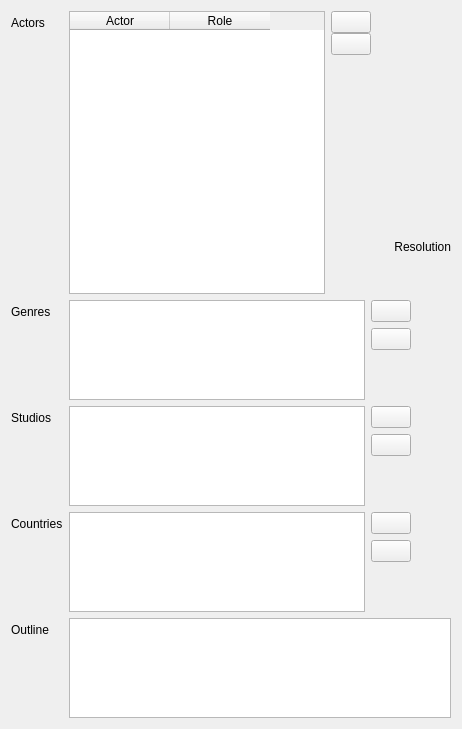
          <widget class="QWidget" name="tab_2">
           <attribute name="title">
            <string>Extended</string>
           </attribute>
           <layout class="QVBoxLayout" name="verticalLayout_3">
            <item>
             <layout class="QFormLayout" name="formLayout_2">
              <property name="fieldGrowthPolicy">
               <enum>QFormLayout::ExpandingFieldsGrow</enum>
              </property>
              <property name="rowWrapPolicy">
               <enum>QFormLayout::WrapLongRows</enum>
              </property>
              <item row="3" column="1">
               <layout class="QHBoxLayout" name="horizontalLayout_4" stretch="1,0,0">
                <item>
                 <widget class="QTableWidget" name="genres">
                  <property name="maximumSize">
                   <size>
                    <width>300</width>
                    <height>100</height>
                   </size>
                  </property>
                  <property name="editTriggers">
                   <set>QAbstractItemView::DoubleClicked</set>
                  </property>
                  <property name="showGrid">
                   <bool>false</bool>
                  </property>
                  <attribute name="horizontalHeaderVisible">
                   <bool>false</bool>
                  </attribute>
                  <attribute name="horizontalHeaderStretchLastSection">
                   <bool>true</bool>
                  </attribute>
                  <attribute name="verticalHeaderVisible">
                   <bool>false</bool>
                  </attribute>
                  <column>
                   <property name="text">
                    <string>Genre</string>
                   </property>
                  </column>
                 </widget>
                </item>
                <item>
                 <layout class="QVBoxLayout" name="verticalLayout_2">
                  <item>
                   <widget class="QPushButton" name="buttonAddGenre">
                    <property name="toolTip">
                     <string>Add Genre</string>
                    </property>
                    <property name="text">
                     <string/>
                    </property>
                    <property name="icon">
                     <iconset resource="../MediaElch.qrc">
                      <normaloff>:/img/plus.png</normaloff>:/img/plus.png</iconset>
                    </property>
                   </widget>
                  </item>
                  <item>
                   <widget class="QPushButton" name="buttonRemoveGenre">
                    <property name="toolTip">
                     <string>Remove Genre</string>
                    </property>
                    <property name="text">
                     <string/>
                    </property>
                    <property name="icon">
                     <iconset resource="../MediaElch.qrc">
                      <normaloff>:/img/minus.png</normaloff>:/img/minus.png</iconset>
                    </property>
                   </widget>
                  </item>
                  <item>
                   <spacer name="verticalSpacer_2">
                    <property name="orientation">
                     <enum>Qt::Vertical</enum>
                    </property>
                    <property name="sizeHint" stdset="0">
                     <size>
                      <width>20</width>
                      <height>40</height>
                     </size>
                    </property>
                   </spacer>
                  </item>
                 </layout>
                </item>
                <item>
                 <spacer name="horizontalSpacer">
                  <property name="orientation">
                   <enum>Qt::Horizontal</enum>
                  </property>
                  <property name="sizeHint" stdset="0">
                   <size>
                    <width>40</width>
                    <height>20</height>
                   </size>
                  </property>
                 </spacer>
                </item>
               </layout>
              </item>
              <item row="3" column="0">
               <widget class="QLabel" name="label_17">
                <property name="text">
                 <string>Genres</string>
                </property>
               </widget>
              </item>
              <item row="4" column="1">
               <layout class="QHBoxLayout" name="horizontalLayout_5" stretch="1,0,0">
                <item>
                 <widget class="QTableWidget" name="studios">
                  <property name="maximumSize">
                   <size>
                    <width>300</width>
                    <height>100</height>
                   </size>
                  </property>
                  <property name="editTriggers">
                   <set>QAbstractItemView::DoubleClicked</set>
                  </property>
                  <property name="showGrid">
                   <bool>false</bool>
                  </property>
                  <attribute name="horizontalHeaderVisible">
                   <bool>false</bool>
                  </attribute>
                  <attribute name="horizontalHeaderStretchLastSection">
                   <bool>true</bool>
                  </attribute>
                  <attribute name="verticalHeaderVisible">
                   <bool>false</bool>
                  </attribute>
                  <column>
                   <property name="text">
                    <string>Studio</string>
                   </property>
                  </column>
                 </widget>
                </item>
                <item>
                 <layout class="QVBoxLayout" name="verticalLayout_7">
                  <item>
                   <widget class="QPushButton" name="buttonAddStudio">
                    <property name="toolTip">
                     <string>Add Studio</string>
                    </property>
                    <property name="text">
                     <string/>
                    </property>
                    <property name="icon">
                     <iconset resource="../MediaElch.qrc">
                      <normaloff>:/img/plus.png</normaloff>:/img/plus.png</iconset>
                    </property>
                   </widget>
                  </item>
                  <item>
                   <widget class="QPushButton" name="buttonRemoveStudio">
                    <property name="toolTip">
                     <string>Remove Studio</string>
                    </property>
                    <property name="text">
                     <string/>
                    </property>
                    <property name="icon">
                     <iconset resource="../MediaElch.qrc">
                      <normaloff>:/img/minus.png</normaloff>:/img/minus.png</iconset>
                    </property>
                   </widget>
                  </item>
                  <item>
                   <spacer name="verticalSpacer_3">
                    <property name="orientation">
                     <enum>Qt::Vertical</enum>
                    </property>
                    <property name="sizeHint" stdset="0">
                     <size>
                      <width>20</width>
                      <height>40</height>
                     </size>
                    </property>
                   </spacer>
                  </item>
                 </layout>
                </item>
                <item>
                 <spacer name="horizontalSpacer_2">
                  <property name="orientation">
                   <enum>Qt::Horizontal</enum>
                  </property>
                  <property name="sizeHint" stdset="0">
                   <size>
                    <width>40</width>
                    <height>20</height>
                   </size>
                  </property>
                 </spacer>
                </item>
               </layout>
              </item>
              <item row="4" column="0">
               <widget class="QLabel" name="label_18">
                <property name="text">
                 <string>Studios</string>
                </property>
               </widget>
              </item>
              <item row="6" column="1">
               <layout class="QHBoxLayout" name="horizontalLayout_6" stretch="1,0,0">
                <item>
                 <widget class="QTableWidget" name="countries">
                  <property name="maximumSize">
                   <size>
                    <width>300</width>
                    <height>100</height>
                   </size>
                  </property>
                  <property name="editTriggers">
                   <set>QAbstractItemView::DoubleClicked</set>
                  </property>
                  <property name="showGrid">
                   <bool>false</bool>
                  </property>
                  <attribute name="horizontalHeaderVisible">
                   <bool>false</bool>
                  </attribute>
                  <attribute name="horizontalHeaderStretchLastSection">
                   <bool>true</bool>
                  </attribute>
                  <attribute name="verticalHeaderVisible">
                   <bool>false</bool>
                  </attribute>
                  <column>
                   <property name="text">
                    <string>Country</string>
                   </property>
                  </column>
                 </widget>
                </item>
                <item>
                 <layout class="QVBoxLayout" name="verticalLayout_8">
                  <item>
                   <widget class="QPushButton" name="buttonAddCountry">
                    <property name="toolTip">
                     <string>Add Country</string>
                    </property>
                    <property name="text">
                     <string/>
                    </property>
                    <property name="icon">
                     <iconset resource="../MediaElch.qrc">
                      <normaloff>:/img/plus.png</normaloff>:/img/plus.png</iconset>
                    </property>
                   </widget>
                  </item>
                  <item>
                   <widget class="QPushButton" name="buttonRemoveCountry">
                    <property name="toolTip">
                     <string>Remove Country</string>
                    </property>
                    <property name="text">
                     <string/>
                    </property>
                    <property name="icon">
                     <iconset resource="../MediaElch.qrc">
                      <normaloff>:/img/minus.png</normaloff>:/img/minus.png</iconset>
                    </property>
                   </widget>
                  </item>
                  <item>
                   <spacer name="verticalSpacer_4">
                    <property name="orientation">
                     <enum>Qt::Vertical</enum>
                    </property>
                    <property name="sizeHint" stdset="0">
                     <size>
                      <width>20</width>
                      <height>40</height>
                     </size>
                    </property>
                   </spacer>
                  </item>
                 </layout>
                </item>
                <item>
                 <spacer name="horizontalSpacer_3">
                  <property name="orientation">
                   <enum>Qt::Horizontal</enum>
                  </property>
                  <property name="sizeHint" stdset="0">
                   <size>
                    <width>40</width>
                    <height>20</height>
                   </size>
                  </property>
                 </spacer>
                </item>
               </layout>
              </item>
              <item row="6" column="0">
               <widget class="QLabel" name="label_19">
                <property name="text">
                 <string>Countries</string>
                </property>
               </widget>
              </item>
              <item row="2" column="1">
               <layout class="QHBoxLayout" name="horizontalLayout_3" stretch="1,0">
                <item>
                 <widget class="QTableWidget" name="actors">
                  <property name="editTriggers">
                   <set>QAbstractItemView::DoubleClicked</set>
                  </property>
                  <property name="showGrid">
                   <bool>false</bool>
                  </property>
                  <attribute name="verticalHeaderVisible">
                   <bool>false</bool>
                  </attribute>
                  <column>
                   <property name="text">
                    <string>Actor</string>
                   </property>
                  </column>
                  <column>
                   <property name="text">
                    <string>Role</string>
                   </property>
                  </column>
                 </widget>
                </item>
                <item>
                 <layout class="QVBoxLayout" name="verticalLayout_9">
                  <property name="spacing">
                   <number>0</number>
                  </property>
                  <item>
                   <layout class="QHBoxLayout" name="horizontalLayout_9">
                    <item>
                     <widget class="QPushButton" name="buttonAddActor">
                      <property name="toolTip">
                       <string>Add Actor</string>
                      </property>
                      <property name="text">
                       <string/>
                      </property>
                      <property name="icon">
                       <iconset resource="../MediaElch.qrc">
                        <normaloff>:/img/plus.png</normaloff>:/img/plus.png</iconset>
                      </property>
                     </widget>
                    </item>
                    <item>
                     <spacer name="horizontalSpacer_5">
                      <property name="orientation">
                       <enum>Qt::Horizontal</enum>
                      </property>
                      <property name="sizeHint" stdset="0">
                       <size>
                        <width>40</width>
                        <height>20</height>
                       </size>
                      </property>
                     </spacer>
                    </item>
                   </layout>
                  </item>
                  <item>
                   <layout class="QHBoxLayout" name="horizontalLayout_8">
                    <item>
                     <widget class="QPushButton" name="buttonRemoveActor">
                      <property name="toolTip">
                       <string>Remove Actor</string>
                      </property>
                      <property name="text">
                       <string/>
                      </property>
                      <property name="icon">
                       <iconset resource="../MediaElch.qrc">
                        <normaloff>:/img/minus.png</normaloff>:/img/minus.png</iconset>
                      </property>
                     </widget>
                    </item>
                    <item>
                     <spacer name="horizontalSpacer_4">
                      <property name="orientation">
                       <enum>Qt::Horizontal</enum>
                      </property>
                      <property name="sizeHint" stdset="0">
                       <size>
                        <width>40</width>
                        <height>20</height>
                       </size>
                      </property>
                     </spacer>
                    </item>
                   </layout>
                  </item>
                  <item>
                   <spacer name="verticalSpacer_6">
                    <property name="orientation">
                     <enum>Qt::Vertical</enum>
                    </property>
                    <property name="sizeType">
                     <enum>QSizePolicy::Fixed</enum>
                    </property>
                    <property name="sizeHint" stdset="0">
                     <size>
                      <width>20</width>
                      <height>5</height>
                     </size>
                    </property>
                   </spacer>
                  </item>
                  <item>
                   <widget class="MyLabel" name="actor">
                    <property name="minimumSize">
                     <size>
                      <width>120</width>
                      <height>180</height>
                     </size>
                    </property>
                    <property name="maximumSize">
                     <size>
                      <width>120</width>
                      <height>180</height>
                     </size>
                    </property>
                    <property name="cursor">
                     <cursorShape>PointingHandCursor</cursorShape>
                    </property>
                    <property name="toolTip">
                     <string>Click to change</string>
                    </property>
                    <property name="text">
                     <string/>
                    </property>
                    <property name="pixmap">
                     <pixmap resource="../MediaElch.qrc">:/img/man.png</pixmap>
                    </property>
                    <property name="alignment">
                     <set>Qt::AlignCenter</set>
                    </property>
                   </widget>
                  </item>
                  <item>
                   <widget class="QLabel" name="actorResolution">
                    <property name="text">
                     <string>Resolution</string>
                    </property>
                    <property name="alignment">
                     <set>Qt::AlignRight|Qt::AlignTrailing|Qt::AlignVCenter</set>
                    </property>
                   </widget>
                  </item>
                  <item>
                   <spacer name="verticalSpacer_5">
                    <property name="orientation">
                     <enum>Qt::Vertical</enum>
                    </property>
                    <property name="sizeHint" stdset="0">
                     <size>
                      <width>20</width>
                      <height>40</height>
                     </size>
                    </property>
                   </spacer>
                  </item>
                 </layout>
                </item>
               </layout>
              </item>
              <item row="2" column="0">
               <widget class="QLabel" name="label_16">
                <property name="text">
                 <string>Actors</string>
                </property>
               </widget>
              </item>
              <item row="7" column="0">
               <widget class="QLabel" name="label_34">
                <property name="text">
                 <string>Outline</string>
                </property>
               </widget>
              </item>
              <item row="7" column="1">
               <widget class="QTextEdit" name="outline">
                <property name="maximumSize">
                 <size>
                  <width>16777215</width>
                  <height>100</height>
                 </size>
                </property>
               </widget>
              </item>
             </layout>
            </item>
           </layout>
          </widget>
